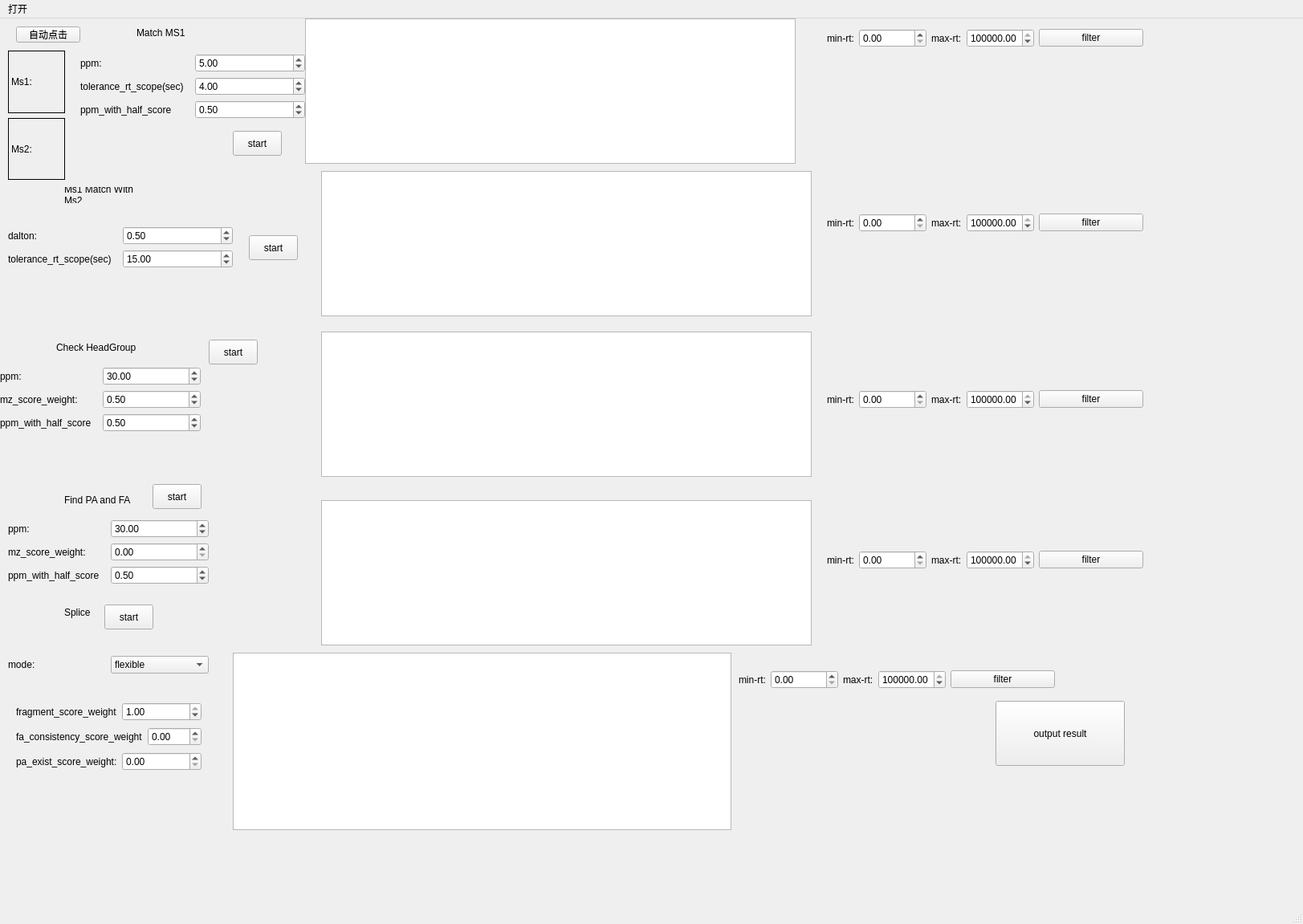
<?xml version="1.0" encoding="UTF-8"?>
<ui version="4.0">
 <class>MainWindow</class>
 <widget class="QMainWindow" name="MainWindow">
  <property name="geometry">
   <rect>
    <x>0</x>
    <y>0</y>
    <width>1623</width>
    <height>1151</height>
   </rect>
  </property>
  <property name="windowTitle">
   <string>MainWindow</string>
  </property>
  <widget class="QWidget" name="centralwidget">
   <widget class="QWidget" name="verticalLayoutWidget">
    <property name="geometry">
     <rect>
      <x>10</x>
      <y>40</y>
      <width>71</width>
      <height>161</height>
     </rect>
    </property>
    <layout class="QVBoxLayout" name="verticalLayout">
     <item>
      <widget class="QLabel" name="LabelMs1Message">
       <property name="styleSheet">
        <string notr="true">border: 1px solid black;</string>
       </property>
       <property name="text">
        <string>Ms1:</string>
       </property>
       <property name="wordWrap">
        <bool>true</bool>
       </property>
      </widget>
     </item>
     <item>
      <widget class="QLabel" name="LabelMs2Message">
       <property name="styleSheet">
        <string notr="true">border: 1px solid black;</string>
       </property>
       <property name="text">
        <string>Ms2:</string>
       </property>
       <property name="wordWrap">
        <bool>true</bool>
       </property>
      </widget>
     </item>
    </layout>
   </widget>
   <widget class="QLabel" name="LabelMatchMs1">
    <property name="geometry">
     <rect>
      <x>170</x>
      <y>10</y>
      <width>71</width>
      <height>16</height>
     </rect>
    </property>
    <property name="text">
     <string>Match MS1</string>
    </property>
    <property name="wordWrap">
     <bool>true</bool>
    </property>
   </widget>
   <widget class="QPushButton" name="PushButtonMatchMs1">
    <property name="geometry">
     <rect>
      <x>290</x>
      <y>140</y>
      <width>61</width>
      <height>31</height>
     </rect>
    </property>
    <property name="text">
     <string>start</string>
    </property>
   </widget>
   <widget class="QWidget" name="layoutWidget">
    <property name="geometry">
     <rect>
      <x>100</x>
      <y>40</y>
      <width>280</width>
      <height>90</height>
     </rect>
    </property>
    <layout class="QGridLayout" name="gridLayout_3">
     <item row="0" column="0">
      <layout class="QGridLayout" name="gridLayout">
       <item row="2" column="0">
        <widget class="QLabel" name="LabelMatchMs1PPmWithHalfScore">
         <property name="text">
          <string>ppm_with_half_score</string>
         </property>
        </widget>
       </item>
       <item row="0" column="0">
        <widget class="QLabel" name="LabelMatchMs1PPm">
         <property name="text">
          <string>ppm:</string>
         </property>
        </widget>
       </item>
       <item row="1" column="0">
        <widget class="QLabel" name="LabelMatchMs1ToleranceRt">
         <property name="text">
          <string>tolerance_rt_scope(sec)</string>
         </property>
        </widget>
       </item>
      </layout>
     </item>
     <item row="0" column="1">
      <layout class="QGridLayout" name="gridLayout_2">
       <item row="0" column="0">
        <layout class="QGridLayout" name="gridLayout_4">
         <item row="0" column="0">
          <widget class="QDoubleSpinBox" name="DoubleSpinBoxMatchMs1PPm">
           <property name="maximum">
            <double>10000.000000000000000</double>
           </property>
           <property name="value">
            <double>5.000000000000000</double>
           </property>
          </widget>
         </item>
         <item row="1" column="0">
          <widget class="QDoubleSpinBox" name="DoubleSpinBoxMatchMs1ToleranceRt">
           <property name="maximum">
            <double>10000.000000000000000</double>
           </property>
           <property name="value">
            <double>4.000000000000000</double>
           </property>
          </widget>
         </item>
         <item row="2" column="0">
          <widget class="QDoubleSpinBox" name="DoubleSpinBoxMatchMs1PPmWithHalfScore">
           <property name="maximum">
            <double>1.000000000000000</double>
           </property>
           <property name="value">
            <double>0.500000000000000</double>
           </property>
          </widget>
         </item>
        </layout>
       </item>
      </layout>
     </item>
    </layout>
   </widget>
   <widget class="QLabel" name="LabelMatchMs1WithMs2">
    <property name="geometry">
     <rect>
      <x>80</x>
      <y>210</y>
      <width>111</width>
      <height>20</height>
     </rect>
    </property>
    <property name="text">
     <string>Ms1 Match With Ms2</string>
    </property>
    <property name="wordWrap">
     <bool>true</bool>
    </property>
   </widget>
   <widget class="QWidget" name="layoutWidget_2">
    <property name="geometry">
     <rect>
      <x>10</x>
      <y>240</y>
      <width>280</width>
      <height>90</height>
     </rect>
    </property>
    <layout class="QGridLayout" name="gridLayout_5">
     <item row="0" column="0">
      <layout class="QGridLayout" name="gridLayout_6">
       <item row="1" column="0">
        <widget class="QLabel" name="LabelMatchMs1WithMs2ToleranceRt">
         <property name="text">
          <string>tolerance_rt_scope(sec)</string>
         </property>
        </widget>
       </item>
       <item row="0" column="0">
        <widget class="QLabel" name="LabelMatchMs1WithMs2Dalton">
         <property name="text">
          <string>dalton:</string>
         </property>
        </widget>
       </item>
      </layout>
     </item>
     <item row="0" column="1">
      <layout class="QGridLayout" name="gridLayout_7">
       <item row="0" column="0">
        <layout class="QGridLayout" name="gridLayout_8">
         <item row="0" column="0">
          <widget class="QDoubleSpinBox" name="DoubleSpinBoxMatchMs1WithMs2Dalton">
           <property name="maximum">
            <double>10000.000000000000000</double>
           </property>
           <property name="value">
            <double>0.500000000000000</double>
           </property>
          </widget>
         </item>
         <item row="1" column="0">
          <widget class="QDoubleSpinBox" name="DoubleSpinBoxMatchMs1WithMs2ToleranceRt">
           <property name="maximum">
            <double>10000.000000000000000</double>
           </property>
           <property name="value">
            <double>15.000000000000000</double>
           </property>
          </widget>
         </item>
        </layout>
       </item>
      </layout>
     </item>
    </layout>
   </widget>
   <widget class="QPushButton" name="PushButtonMatchMs1WithMs2">
    <property name="geometry">
     <rect>
      <x>310</x>
      <y>270</y>
      <width>61</width>
      <height>31</height>
     </rect>
    </property>
    <property name="text">
     <string>start</string>
    </property>
   </widget>
   <widget class="QTableWidget" name="TableWidgetMatchMs1Result">
    <property name="geometry">
     <rect>
      <x>380</x>
      <y>0</y>
      <width>611</width>
      <height>181</height>
     </rect>
    </property>
    <property name="columnCount">
     <number>6</number>
    </property>
    <attribute name="horizontalHeaderVisible">
     <bool>false</bool>
    </attribute>
    <attribute name="horizontalHeaderCascadingSectionResizes">
     <bool>false</bool>
    </attribute>
    <attribute name="horizontalHeaderMinimumSectionSize">
     <number>20</number>
    </attribute>
    <attribute name="verticalHeaderCascadingSectionResizes">
     <bool>false</bool>
    </attribute>
    <attribute name="verticalHeaderDefaultSectionSize">
     <number>30</number>
    </attribute>
    <column>
     <property name="text">
      <string>M-H mz</string>
     </property>
    </column>
    <column>
     <property name="text">
      <string>M-H rt</string>
     </property>
    </column>
    <column>
     <property name="text">
      <string>M-H structure</string>
     </property>
    </column>
    <column>
     <property name="text">
      <string>M-2H mz</string>
     </property>
    </column>
    <column>
     <property name="text">
      <string>M-2H rt</string>
     </property>
    </column>
    <column>
     <property name="text">
      <string>M-2H structure</string>
     </property>
    </column>
   </widget>
   <widget class="QLabel" name="LabelCheckHeadGroup">
    <property name="geometry">
     <rect>
      <x>70</x>
      <y>400</y>
      <width>111</width>
      <height>20</height>
     </rect>
    </property>
    <property name="text">
     <string>Check HeadGroup</string>
    </property>
    <property name="wordWrap">
     <bool>true</bool>
    </property>
   </widget>
   <widget class="QPushButton" name="PushButtonCheakHeadGroup">
    <property name="geometry">
     <rect>
      <x>260</x>
      <y>400</y>
      <width>61</width>
      <height>31</height>
     </rect>
    </property>
    <property name="text">
     <string>start</string>
    </property>
   </widget>
   <widget class="QWidget" name="layoutWidget_3">
    <property name="geometry">
     <rect>
      <x>0</x>
      <y>430</y>
      <width>250</width>
      <height>90</height>
     </rect>
    </property>
    <layout class="QGridLayout" name="gridLayout_9">
     <item row="0" column="0">
      <layout class="QGridLayout" name="gridLayout_10">
       <item row="1" column="0">
        <widget class="QLabel" name="LabelCheckHeadGroupMzScoreWeight">
         <property name="text">
          <string>mz_score_weight:</string>
         </property>
        </widget>
       </item>
       <item row="0" column="0">
        <widget class="QLabel" name="LabelCheckHeadGroupPPm">
         <property name="text">
          <string>ppm:</string>
         </property>
        </widget>
       </item>
       <item row="2" column="0">
        <widget class="QLabel" name="LabelCheakHeadGroupPPmWithHalfScore">
         <property name="text">
          <string>ppm_with_half_score</string>
         </property>
        </widget>
       </item>
      </layout>
     </item>
     <item row="0" column="1">
      <layout class="QGridLayout" name="gridLayout_11">
       <item row="0" column="0">
        <layout class="QGridLayout" name="gridLayout_12">
         <item row="0" column="0">
          <widget class="QDoubleSpinBox" name="DoubleSpinBoxCheakHeadGrouppPPm">
           <property name="maximum">
            <double>10000.000000000000000</double>
           </property>
           <property name="value">
            <double>30.000000000000000</double>
           </property>
          </widget>
         </item>
         <item row="1" column="0">
          <widget class="QDoubleSpinBox" name="DoubleSpinBoxCheadHeadGroupMzScoreWeight">
           <property name="maximum">
            <double>1.000000000000000</double>
           </property>
           <property name="value">
            <double>0.500000000000000</double>
           </property>
          </widget>
         </item>
         <item row="2" column="0">
          <widget class="QDoubleSpinBox" name="DoubleSpinBoxCheckHeadGroupPPmWithHalfScore">
           <property name="maximum">
            <double>1.000000000000000</double>
           </property>
           <property name="value">
            <double>0.500000000000000</double>
           </property>
          </widget>
         </item>
        </layout>
       </item>
      </layout>
     </item>
    </layout>
   </widget>
   <widget class="QLabel" name="LabelFindPaAndFa">
    <property name="geometry">
     <rect>
      <x>80</x>
      <y>590</y>
      <width>111</width>
      <height>20</height>
     </rect>
    </property>
    <property name="text">
     <string>Find PA and FA</string>
    </property>
    <property name="wordWrap">
     <bool>true</bool>
    </property>
   </widget>
   <widget class="QLabel" name="LabelSplice">
    <property name="geometry">
     <rect>
      <x>80</x>
      <y>730</y>
      <width>111</width>
      <height>20</height>
     </rect>
    </property>
    <property name="text">
     <string>Splice</string>
    </property>
    <property name="wordWrap">
     <bool>true</bool>
    </property>
   </widget>
   <widget class="QPushButton" name="PushButtonSplice">
    <property name="geometry">
     <rect>
      <x>130</x>
      <y>730</y>
      <width>61</width>
      <height>31</height>
     </rect>
    </property>
    <property name="text">
     <string>start</string>
    </property>
   </widget>
   <widget class="QWidget" name="layoutWidget_5">
    <property name="geometry">
     <rect>
      <x>10</x>
      <y>760</y>
      <width>250</width>
      <height>90</height>
     </rect>
    </property>
    <layout class="QGridLayout" name="gridLayout_17">
     <item row="0" column="0">
      <layout class="QGridLayout" name="gridLayout_18">
       <item row="0" column="0">
        <widget class="QLabel" name="LabelSpliceMode">
         <property name="text">
          <string>mode:</string>
         </property>
        </widget>
       </item>
      </layout>
     </item>
     <item row="0" column="1">
      <layout class="QGridLayout" name="gridLayout_19">
       <item row="0" column="0">
        <layout class="QGridLayout" name="gridLayout_20">
         <item row="0" column="0">
          <widget class="QComboBox" name="ComboBoxSpliceMode">
           <item>
            <property name="text">
             <string>flexible</string>
            </property>
           </item>
           <item>
            <property name="text">
             <string>strict</string>
            </property>
           </item>
          </widget>
         </item>
        </layout>
       </item>
      </layout>
     </item>
    </layout>
   </widget>
   <widget class="QPushButton" name="PushButtonFindPaAndFa">
    <property name="geometry">
     <rect>
      <x>190</x>
      <y>580</y>
      <width>61</width>
      <height>31</height>
     </rect>
    </property>
    <property name="text">
     <string>start</string>
    </property>
   </widget>
   <widget class="QWidget" name="layoutWidget_4">
    <property name="geometry">
     <rect>
      <x>10</x>
      <y>620</y>
      <width>250</width>
      <height>90</height>
     </rect>
    </property>
    <layout class="QGridLayout" name="gridLayout_13">
     <item row="0" column="0">
      <layout class="QGridLayout" name="gridLayout_14">
       <item row="1" column="0">
        <widget class="QLabel" name="LabelFindPaAndFaMzScoreWeight">
         <property name="text">
          <string>mz_score_weight:</string>
         </property>
        </widget>
       </item>
       <item row="0" column="0">
        <widget class="QLabel" name="LabelFindPaAndFaPPm">
         <property name="text">
          <string>ppm:</string>
         </property>
        </widget>
       </item>
       <item row="2" column="0">
        <widget class="QLabel" name="LabelFindPaAndFaPPmWithHalfScore">
         <property name="text">
          <string>ppm_with_half_score</string>
         </property>
        </widget>
       </item>
      </layout>
     </item>
     <item row="0" column="1">
      <layout class="QGridLayout" name="gridLayout_15">
       <item row="0" column="0">
        <layout class="QGridLayout" name="gridLayout_16">
         <item row="0" column="0">
          <widget class="QDoubleSpinBox" name="DoubleSpinBoxFindPaAndFaPPm">
           <property name="maximum">
            <double>10000.000000000000000</double>
           </property>
           <property name="value">
            <double>30.000000000000000</double>
           </property>
          </widget>
         </item>
         <item row="1" column="0">
          <widget class="QDoubleSpinBox" name="DoubleSpinBoxFindPaAndFaMzScoreWeight">
           <property name="maximum">
            <double>1.000000000000000</double>
           </property>
           <property name="value">
            <double>0.000000000000000</double>
           </property>
          </widget>
         </item>
         <item row="2" column="0">
          <widget class="QDoubleSpinBox" name="DoubleSpinBoxFindPaAndFaPPmWithHalfScore">
           <property name="maximum">
            <double>1.000000000000000</double>
           </property>
           <property name="value">
            <double>0.500000000000000</double>
           </property>
          </widget>
         </item>
        </layout>
       </item>
      </layout>
     </item>
    </layout>
   </widget>
   <widget class="QTableWidget" name="TableWidgetSpliceResult">
    <property name="geometry">
     <rect>
      <x>290</x>
      <y>790</y>
      <width>621</width>
      <height>221</height>
     </rect>
    </property>
    <property name="columnCount">
     <number>6</number>
    </property>
    <attribute name="horizontalHeaderVisible">
     <bool>false</bool>
    </attribute>
    <attribute name="horizontalHeaderCascadingSectionResizes">
     <bool>false</bool>
    </attribute>
    <attribute name="horizontalHeaderMinimumSectionSize">
     <number>20</number>
    </attribute>
    <attribute name="verticalHeaderCascadingSectionResizes">
     <bool>false</bool>
    </attribute>
    <attribute name="verticalHeaderDefaultSectionSize">
     <number>30</number>
    </attribute>
    <column>
     <property name="text">
      <string>M-H mz</string>
     </property>
    </column>
    <column>
     <property name="text">
      <string>M-H rt</string>
     </property>
    </column>
    <column>
     <property name="text">
      <string>M-H structure</string>
     </property>
    </column>
    <column>
     <property name="text">
      <string>M-2H mz</string>
     </property>
    </column>
    <column>
     <property name="text">
      <string>M-2H rt</string>
     </property>
    </column>
    <column>
     <property name="text">
      <string>M-2H structure</string>
     </property>
    </column>
   </widget>
   <widget class="QPushButton" name="PushButtonAddFiles">
    <property name="geometry">
     <rect>
      <x>20</x>
      <y>10</y>
      <width>80</width>
      <height>20</height>
     </rect>
    </property>
    <property name="text">
     <string>自动点击</string>
    </property>
   </widget>
   <widget class="QWidget" name="layoutWidget">
    <property name="geometry">
     <rect>
      <x>920</x>
      <y>800</y>
      <width>394</width>
      <height>47</height>
     </rect>
    </property>
    <layout class="QGridLayout" name="gridLayout_23">
     <item row="0" column="0">
      <layout class="QGridLayout" name="gridLayout_22">
       <item row="0" column="0">
        <layout class="QGridLayout" name="gridLayout_21">
         <item row="0" column="0">
          <widget class="QLabel" name="label_2">
           <property name="text">
            <string>min-rt:</string>
           </property>
          </widget>
         </item>
         <item row="0" column="1">
          <widget class="QDoubleSpinBox" name="DoubleSpinBoxSpliceMinRt">
           <property name="maximum">
            <double>1000000.000000000000000</double>
           </property>
          </widget>
         </item>
         <item row="0" column="3">
          <widget class="QDoubleSpinBox" name="DoubleSpinBoxSpliceMaxRt">
           <property name="maximum">
            <double>10000000.000000000000000</double>
           </property>
           <property name="value">
            <double>10000000.000000000000000</double>
           </property>
          </widget>
         </item>
         <item row="0" column="2">
          <widget class="QLabel" name="label">
           <property name="text">
            <string>max-rt:</string>
           </property>
          </widget>
         </item>
        </layout>
       </item>
      </layout>
     </item>
     <item row="0" column="1">
      <widget class="QPushButton" name="PushButtonSpliceFilterRt">
       <property name="text">
        <string>filter</string>
       </property>
      </widget>
     </item>
    </layout>
   </widget>
   <widget class="QWidget" name="layoutWidget_6">
    <property name="geometry">
     <rect>
      <x>1030</x>
      <y>10</y>
      <width>394</width>
      <height>29</height>
     </rect>
    </property>
    <layout class="QGridLayout" name="gridLayout_24">
     <item row="0" column="0">
      <layout class="QGridLayout" name="gridLayout_25">
       <item row="0" column="0">
        <layout class="QGridLayout" name="gridLayout_26">
         <item row="0" column="0">
          <widget class="QLabel" name="label_3">
           <property name="text">
            <string>min-rt:</string>
           </property>
          </widget>
         </item>
         <item row="0" column="1">
          <widget class="QDoubleSpinBox" name="DoubleSpinBoxMatchMs1MinRt">
           <property name="maximum">
            <double>1000000.000000000000000</double>
           </property>
          </widget>
         </item>
         <item row="0" column="2">
          <widget class="QLabel" name="label_4">
           <property name="text">
            <string>max-rt:</string>
           </property>
          </widget>
         </item>
         <item row="0" column="3">
          <widget class="QDoubleSpinBox" name="DoubleSpinBoxMatchMs1MaxRt">
           <property name="maximum">
            <double>10000000.000000000000000</double>
           </property>
           <property name="value">
            <double>10000000.000000000000000</double>
           </property>
          </widget>
         </item>
        </layout>
       </item>
      </layout>
     </item>
     <item row="0" column="1">
      <widget class="QPushButton" name="PushButtonMatchMs1FilterRt">
       <property name="text">
        <string>filter</string>
       </property>
      </widget>
     </item>
    </layout>
   </widget>
   <widget class="QTableWidget" name="TableWidgetMatchMs1WithMs2Result">
    <property name="geometry">
     <rect>
      <x>400</x>
      <y>190</y>
      <width>611</width>
      <height>181</height>
     </rect>
    </property>
    <property name="columnCount">
     <number>6</number>
    </property>
    <attribute name="horizontalHeaderVisible">
     <bool>false</bool>
    </attribute>
    <attribute name="horizontalHeaderCascadingSectionResizes">
     <bool>false</bool>
    </attribute>
    <attribute name="horizontalHeaderMinimumSectionSize">
     <number>20</number>
    </attribute>
    <attribute name="verticalHeaderCascadingSectionResizes">
     <bool>false</bool>
    </attribute>
    <attribute name="verticalHeaderDefaultSectionSize">
     <number>30</number>
    </attribute>
    <column>
     <property name="text">
      <string>M-H mz</string>
     </property>
    </column>
    <column>
     <property name="text">
      <string>M-H rt</string>
     </property>
    </column>
    <column>
     <property name="text">
      <string>M-H structure</string>
     </property>
    </column>
    <column>
     <property name="text">
      <string>M-2H mz</string>
     </property>
    </column>
    <column>
     <property name="text">
      <string>M-2H rt</string>
     </property>
    </column>
    <column>
     <property name="text">
      <string>M-2H structure</string>
     </property>
    </column>
   </widget>
   <widget class="QTableWidget" name="TableWidgetCheakHeadGroupResult">
    <property name="geometry">
     <rect>
      <x>400</x>
      <y>390</y>
      <width>611</width>
      <height>181</height>
     </rect>
    </property>
    <property name="columnCount">
     <number>6</number>
    </property>
    <attribute name="horizontalHeaderVisible">
     <bool>false</bool>
    </attribute>
    <attribute name="horizontalHeaderCascadingSectionResizes">
     <bool>false</bool>
    </attribute>
    <attribute name="horizontalHeaderMinimumSectionSize">
     <number>20</number>
    </attribute>
    <attribute name="verticalHeaderCascadingSectionResizes">
     <bool>false</bool>
    </attribute>
    <attribute name="verticalHeaderDefaultSectionSize">
     <number>30</number>
    </attribute>
    <column>
     <property name="text">
      <string>M-H mz</string>
     </property>
    </column>
    <column>
     <property name="text">
      <string>M-H rt</string>
     </property>
    </column>
    <column>
     <property name="text">
      <string>M-H structure</string>
     </property>
    </column>
    <column>
     <property name="text">
      <string>M-2H mz</string>
     </property>
    </column>
    <column>
     <property name="text">
      <string>M-2H rt</string>
     </property>
    </column>
    <column>
     <property name="text">
      <string>M-2H structure</string>
     </property>
    </column>
   </widget>
   <widget class="QTableWidget" name="TableWidgetFindPaAndFaResult">
    <property name="geometry">
     <rect>
      <x>400</x>
      <y>600</y>
      <width>611</width>
      <height>181</height>
     </rect>
    </property>
    <property name="columnCount">
     <number>6</number>
    </property>
    <attribute name="horizontalHeaderVisible">
     <bool>false</bool>
    </attribute>
    <attribute name="horizontalHeaderCascadingSectionResizes">
     <bool>false</bool>
    </attribute>
    <attribute name="horizontalHeaderMinimumSectionSize">
     <number>20</number>
    </attribute>
    <attribute name="verticalHeaderCascadingSectionResizes">
     <bool>false</bool>
    </attribute>
    <attribute name="verticalHeaderDefaultSectionSize">
     <number>30</number>
    </attribute>
    <column>
     <property name="text">
      <string>M-H mz</string>
     </property>
    </column>
    <column>
     <property name="text">
      <string>M-H rt</string>
     </property>
    </column>
    <column>
     <property name="text">
      <string>M-H structure</string>
     </property>
    </column>
    <column>
     <property name="text">
      <string>M-2H mz</string>
     </property>
    </column>
    <column>
     <property name="text">
      <string>M-2H rt</string>
     </property>
    </column>
    <column>
     <property name="text">
      <string>M-2H structure</string>
     </property>
    </column>
   </widget>
   <widget class="QWidget" name="layoutWidget_7">
    <property name="geometry">
     <rect>
      <x>1030</x>
      <y>240</y>
      <width>394</width>
      <height>29</height>
     </rect>
    </property>
    <layout class="QGridLayout" name="gridLayout_27">
     <item row="0" column="0">
      <layout class="QGridLayout" name="gridLayout_28">
       <item row="0" column="0">
        <layout class="QGridLayout" name="gridLayout_29">
         <item row="0" column="0">
          <widget class="QLabel" name="label_5">
           <property name="text">
            <string>min-rt:</string>
           </property>
          </widget>
         </item>
         <item row="0" column="1">
          <widget class="QDoubleSpinBox" name="DoubleSpinBoxMatchMs1WithMs2MinRt">
           <property name="maximum">
            <double>1000000.000000000000000</double>
           </property>
          </widget>
         </item>
         <item row="0" column="2">
          <widget class="QLabel" name="label_6">
           <property name="text">
            <string>max-rt:</string>
           </property>
          </widget>
         </item>
         <item row="0" column="3">
          <widget class="QDoubleSpinBox" name="DoubleSpinBoxMatchMs1WithMs2MaxRt">
           <property name="maximum">
            <double>10000000.000000000000000</double>
           </property>
           <property name="value">
            <double>10000000.000000000000000</double>
           </property>
          </widget>
         </item>
        </layout>
       </item>
      </layout>
     </item>
     <item row="0" column="1">
      <widget class="QPushButton" name="PushButtonMatchMs1WithMs2FilterRt">
       <property name="text">
        <string>filter</string>
       </property>
      </widget>
     </item>
    </layout>
   </widget>
   <widget class="QWidget" name="layoutWidget_8">
    <property name="geometry">
     <rect>
      <x>1030</x>
      <y>460</y>
      <width>394</width>
      <height>29</height>
     </rect>
    </property>
    <layout class="QGridLayout" name="gridLayout_30">
     <item row="0" column="0">
      <layout class="QGridLayout" name="gridLayout_31">
       <item row="0" column="0">
        <layout class="QGridLayout" name="gridLayout_32">
         <item row="0" column="0">
          <widget class="QLabel" name="label_7">
           <property name="text">
            <string>min-rt:</string>
           </property>
          </widget>
         </item>
         <item row="0" column="1">
          <widget class="QDoubleSpinBox" name="DoubleSpinBoxCheakHeadGroupMinRt">
           <property name="maximum">
            <double>1000000.000000000000000</double>
           </property>
          </widget>
         </item>
         <item row="0" column="2">
          <widget class="QLabel" name="label_8">
           <property name="text">
            <string>max-rt:</string>
           </property>
          </widget>
         </item>
         <item row="0" column="3">
          <widget class="QDoubleSpinBox" name="DoubleSpinBoxCheakHeadGroupMaxRt">
           <property name="maximum">
            <double>10000000.000000000000000</double>
           </property>
           <property name="value">
            <double>10000000.000000000000000</double>
           </property>
          </widget>
         </item>
        </layout>
       </item>
      </layout>
     </item>
     <item row="0" column="1">
      <widget class="QPushButton" name="PushButtonCheakHeadGroupFilterRt">
       <property name="text">
        <string>filter</string>
       </property>
      </widget>
     </item>
    </layout>
   </widget>
   <widget class="QWidget" name="layoutWidget_9">
    <property name="geometry">
     <rect>
      <x>1030</x>
      <y>660</y>
      <width>394</width>
      <height>29</height>
     </rect>
    </property>
    <layout class="QGridLayout" name="gridLayout_33">
     <item row="0" column="0">
      <layout class="QGridLayout" name="gridLayout_34">
       <item row="0" column="0">
        <layout class="QGridLayout" name="gridLayout_35">
         <item row="0" column="0">
          <widget class="QLabel" name="label_9">
           <property name="text">
            <string>min-rt:</string>
           </property>
          </widget>
         </item>
         <item row="0" column="1">
          <widget class="QDoubleSpinBox" name="DoubleSpinBoxFindPaAndFaMinRt">
           <property name="maximum">
            <double>1000000.000000000000000</double>
           </property>
          </widget>
         </item>
         <item row="0" column="2">
          <widget class="QLabel" name="label_10">
           <property name="text">
            <string>max-rt:</string>
           </property>
          </widget>
         </item>
         <item row="0" column="3">
          <widget class="QDoubleSpinBox" name="DoubleSpinBoxFindPaAndFaMaxRt">
           <property name="maximum">
            <double>10000000.000000000000000</double>
           </property>
           <property name="value">
            <double>10000000.000000000000000</double>
           </property>
          </widget>
         </item>
        </layout>
       </item>
      </layout>
     </item>
     <item row="0" column="1">
      <widget class="QPushButton" name="PushButtonFindPaAndFaFilterRt">
       <property name="text">
        <string>filter</string>
       </property>
      </widget>
     </item>
    </layout>
   </widget>
   <widget class="QWidget" name="layoutWidget">
    <property name="geometry">
     <rect>
      <x>20</x>
      <y>850</y>
      <width>231</width>
      <height>89</height>
     </rect>
    </property>
    <layout class="QGridLayout" name="gridLayout_39">
     <item row="1" column="0">
      <layout class="QGridLayout" name="gridLayout_37">
       <item row="0" column="0">
        <widget class="QLabel" name="LabelSpliceFaConsistencyScoreWeight">
         <property name="text">
          <string>fa_consistency_score_weight</string>
         </property>
        </widget>
       </item>
       <item row="0" column="1">
        <widget class="QDoubleSpinBox" name="DoubleSpinBoxSpliceFaConsistencyScoreWeight">
         <property name="maximum">
          <double>1.000000000000000</double>
         </property>
         <property name="value">
          <double>0.000000000000000</double>
         </property>
        </widget>
       </item>
      </layout>
     </item>
     <item row="2" column="0">
      <layout class="QGridLayout" name="gridLayout_38">
       <item row="0" column="0">
        <widget class="QLabel" name="LabelFindPaAndFaMzScoreWeight_5">
         <property name="text">
          <string>pa_exist_score_weight:</string>
         </property>
        </widget>
       </item>
       <item row="0" column="1">
        <widget class="QDoubleSpinBox" name="DoubleSpinBoxSplicePaExistScoreWeight">
         <property name="maximum">
          <double>1.000000000000000</double>
         </property>
         <property name="value">
          <double>0.000000000000000</double>
         </property>
        </widget>
       </item>
      </layout>
     </item>
     <item row="0" column="0">
      <layout class="QGridLayout" name="gridLayout_36">
       <item row="0" column="1">
        <widget class="QDoubleSpinBox" name="DoubleSpinBoxSpliceFragmentScoreWeight">
         <property name="maximum">
          <double>1.000000000000000</double>
         </property>
         <property name="value">
          <double>1.000000000000000</double>
         </property>
        </widget>
       </item>
       <item row="0" column="0">
        <widget class="QLabel" name="LabelSpliceFragmentScoreWeight">
         <property name="text">
          <string>fragment_score_weight</string>
         </property>
        </widget>
       </item>
      </layout>
     </item>
    </layout>
   </widget>
   <widget class="QPushButton" name="PushButtonOutputResultDir">
    <property name="geometry">
     <rect>
      <x>1240</x>
      <y>850</y>
      <width>161</width>
      <height>81</height>
     </rect>
    </property>
    <property name="text">
     <string>output result</string>
    </property>
   </widget>
  </widget>
  <widget class="QMenuBar" name="menubar">
   <property name="geometry">
    <rect>
     <x>0</x>
     <y>0</y>
     <width>1623</width>
     <height>21</height>
    </rect>
   </property>
   <widget class="QMenu" name="menu">
    <property name="title">
     <string>打开</string>
    </property>
    <addaction name="ActionOpenMs1"/>
    <addaction name="ActionOpenMs2"/>
   </widget>
   <addaction name="menu"/>
  </widget>
  <widget class="QStatusBar" name="statusbar"/>
  <action name="ActionOpenMs1">
   <property name="text">
    <string>打开.csv文件(一级)</string>
   </property>
  </action>
  <action name="ActionOpenMs2">
   <property name="text">
    <string>打开.mzml文件(二级)</string>
   </property>
  </action>
 </widget>
 <resources/>
 <connections/>
</ui>
